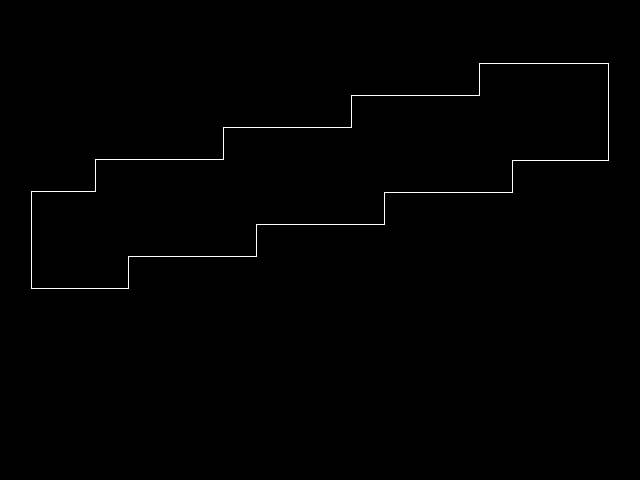

A 2D game scene composited from a Tiled map and its tileset images. What follows is a short description and the map's XML, with each tile layer's data collapsed to a summary:
An orthogonal 20x15 tile map with 32x32 px tiles, 2 tile layers (Tile Layer 1, Tile Layer 2) and 3 objects (2x ExitGate, Player).

<map version="1.0" orientation="orthogonal" width="20" height="15" tilewidth="32" tileheight="32">
 <properties>
  <property name="evilrobot" value="data/gfx/evilrobot.png" />
  <property name="evilrobotstanding" value="data/gfx/evilrobotstanding.png" />
  <property name="exitgate" value="data/gfx/gate.png" />
  <property name="run" value="data/gfx/run.png" />
 </properties>
 <tileset firstgid="1" name="tileset" tilewidth="32" tileheight="32" spacing="1">
  <image source="data/gfx/tileset.png" width="198" height="198" />
 </tileset>
 <layer name="Tile Layer 1" width="20" height="15">
  <properties>
   <property name="collidable" value="" />
  </properties>
  <data>[300 cells, 22 non-empty, 4 distinct tile ids]</data>
 </layer>
 <layer name="Tile Layer 2" width="20" height="15">
  <data>[300 cells, 32 non-empty, 8 distinct tile ids]</data>
 </layer>
 <objectgroup name="Object Layer 3" width="20" height="15">
  <object name="exitgate" type="ExitGate" x="608" y="160">
   <properties>
    <property name="height" value="79" />
    <property name="textureID" value="exitgate" />
    <property name="width" value="77" />
   </properties>
  </object>
 </objectgroup>
 <objectgroup name="Object Layer 2" width="20" height="15">
  <properties>
   <property name="interactive" value="" />
  </properties>
  <object name="exitgate" type="ExitGate" x="128" y="288">
   <properties>
    <property name="height" value="79" />
    <property name="textureID" value="exitgate" />
    <property name="width" value="77" />
   </properties>
  </object>
 </objectgroup>
 <objectgroup name="Object Layer 1" width="20" height="15">
  <properties>
   <property name="collidable" value="" />
  </properties>
  <object name="player" type="Player" x="576" y="160">
   <properties>
    <property name="textureID" value="run" />
   </properties>
  </object>
 </objectgroup>
</map>
